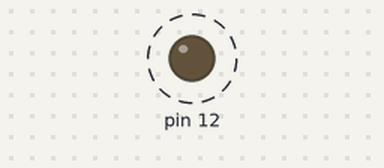
Simulated run of this sketch. Board: Arduino Uno, built with avr-gcc and run on an emulated ATmega328P. Parts: output pins drawn as LEDs (lit = HIGH). Dashed ring = blinking.

Above: at 0.5 s.
Timing chart, 0 to 4.6 s (numbered marks = the images above):
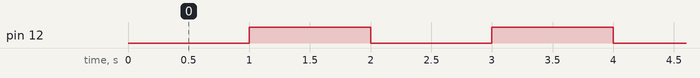

The sketch:

fig1.ino
```cpp
void setup() {
  pinMode(12,OUTPUT);
}

void loop() {
    //this code will blink one led
  delay(1000);
  digitalWrite(12,HIGH);
  delay(1000);
  digitalWrite(12,LOW);
}
```

Measured:
- by itself, pin 12: alternates HIGH for 1.0 s and LOW for 1.0 s
